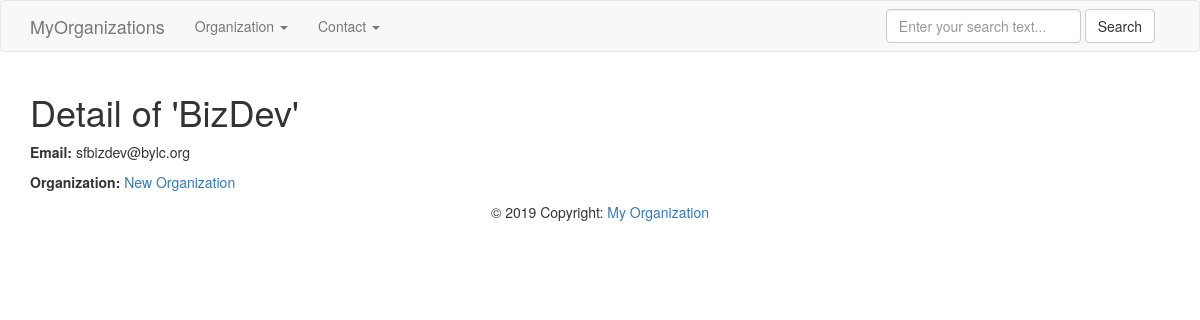
Page /contacts/detail/sfbizdev@bylc.org/ on the committed database.
### MyOrganizationApp/models.py (models this page shows, shortened)
class ContactInfo(models.Model):
    email = models.EmailField(unique=True, db_index=True, primary_key=True)
    name = models.CharField(max_length=255)
    organization = models.ForeignKey(OrganizationInfo, related_name="contact_infos", on_delete=models.CASCADE)
    created_at = models.DateTimeField(auto_now_add=True)
    updated_at = models.DateTimeField(auto_now=True)

class OrganizationInfo(models.Model):
    email = models.EmailField(unique=True, db_index=True, primary_key=True)
    name = models.CharField(max_length=255)
    address = models.TextField(max_length=255)
    created_at = models.DateTimeField(auto_now_add=True)
    updated_at = models.DateTimeField(auto_now=True)
    def __str__(self):
        return self.name

### MyOrganizationApp/views.py (the view)
# urls.py: path('contacts/detail/<pk>/', ContactInfoDetailView.as_view(), name='contact_detail'),
class ContactInfoDetailView(View):
    def get(self, request, pk):
        contact = get_object_or_404(ContactInfo, pk=pk)
        context = {
            "contact": contact
        }
        return render(request, "MyOrganizationApp/contact_detail.html", context)

### MyOrganizationApp/templates/MyOrganizationApp/contact_detail.html
{% extends 'base.html' %}
{% block content %}
    <div class="container">
        <h1>Detail of '{{ contact.name }}'</h1>
        <p><strong>Email: </strong>{{ contact.email }}</p>
        <p><strong>Organization: </strong><a href="{% url 'organization_detail' contact.organization.pk %}">{{ contact.organization }}</a></p>
    </div>
{% endblock %}

### rows in the picture
ContactInfo: name "BizDev", email "sfbizdev@bylc.org", organization "New Organization"
